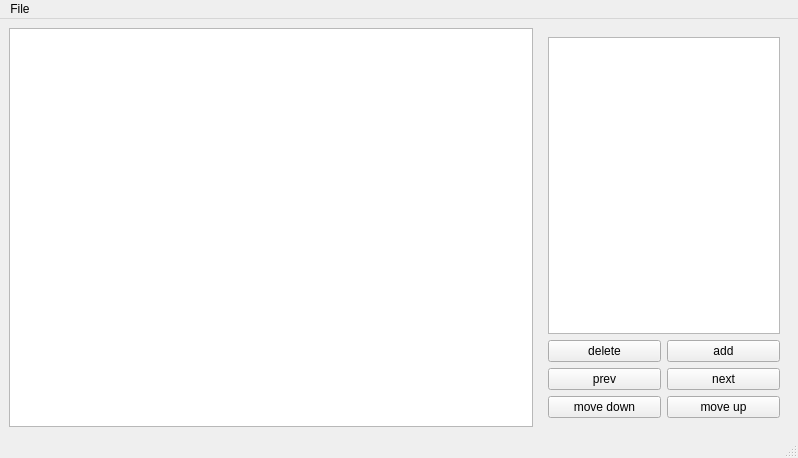
<?xml version="1.0" encoding="UTF-8"?>
<ui version="4.0">
 <class>MainWindow</class>
 <widget class="QMainWindow" name="MainWindow">
  <property name="geometry">
   <rect>
    <x>0</x>
    <y>0</y>
    <width>798</width>
    <height>458</height>
   </rect>
  </property>
  <property name="windowTitle">
   <string>Nightsky</string>
  </property>
  <widget class="QWidget" name="centralwidget">
   <layout class="QHBoxLayout" name="horizontalLayout_2">
    <item>
     <widget class="QGraphicsView" name="starCanvas">
      <property name="backgroundBrush">
       <brush brushstyle="SolidPattern">
        <color alpha="255">
         <red>10</red>
         <green>10</green>
         <blue>10</blue>
        </color>
       </brush>
      </property>
      <property name="foregroundBrush">
       <brush brushstyle="NoBrush">
        <color alpha="255">
         <red>0</red>
         <green>0</green>
         <blue>0</blue>
        </color>
       </brush>
      </property>
      <property name="sceneRect">
       <rectf>
        <x>0.000000000000000</x>
        <y>0.000000000000000</y>
        <width>0.000000000000000</width>
        <height>0.000000000000000</height>
       </rectf>
      </property>
      <property name="alignment">
       <set>Qt::AlignLeading|Qt::AlignLeft|Qt::AlignTop</set>
      </property>
      <property name="viewportUpdateMode">
       <enum>QGraphicsView::MinimalViewportUpdate</enum>
      </property>
     </widget>
    </item>
    <item>
     <widget class="QWidget" name="frameManagerWidget" native="true">
      <property name="maximumSize">
       <size>
        <width>250</width>
        <height>16777215</height>
       </size>
      </property>
      <layout class="QVBoxLayout" name="verticalLayout">
       <item>
        <widget class="QListWidget" name="frameList">
         <property name="dragEnabled">
          <bool>true</bool>
         </property>
        </widget>
       </item>
       <item>
        <layout class="QHBoxLayout" name="line1">
         <item>
          <widget class="QPushButton" name="deleteButton">
           <property name="text">
            <string>delete</string>
           </property>
           <property name="shortcut">
            <string>Del</string>
           </property>
          </widget>
         </item>
         <item>
          <widget class="QPushButton" name="addButton">
           <property name="text">
            <string>add</string>
           </property>
           <property name="shortcut">
            <string>Ctrl++</string>
           </property>
          </widget>
         </item>
        </layout>
       </item>
       <item>
        <layout class="QHBoxLayout" name="line2">
         <item>
          <widget class="QPushButton" name="prevButton">
           <property name="text">
            <string>prev</string>
           </property>
           <property name="shortcut">
            <string>Up</string>
           </property>
          </widget>
         </item>
         <item>
          <widget class="QPushButton" name="nextButton">
           <property name="text">
            <string>next</string>
           </property>
           <property name="shortcut">
            <string>Down</string>
           </property>
          </widget>
         </item>
        </layout>
       </item>
       <item>
        <layout class="QHBoxLayout" name="line3">
         <item>
          <widget class="QPushButton" name="moveDownButton">
           <property name="text">
            <string>move down</string>
           </property>
           <property name="shortcut">
            <string>Ctrl+Up</string>
           </property>
          </widget>
         </item>
         <item>
          <widget class="QPushButton" name="upButton">
           <property name="text">
            <string>move up</string>
           </property>
           <property name="shortcut">
            <string>Ctrl+Down</string>
           </property>
          </widget>
         </item>
        </layout>
       </item>
      </layout>
     </widget>
    </item>
   </layout>
  </widget>
  <widget class="QMenuBar" name="menubar">
   <property name="geometry">
    <rect>
     <x>0</x>
     <y>0</y>
     <width>798</width>
     <height>19</height>
    </rect>
   </property>
   <widget class="QMenu" name="menuHallo">
    <property name="title">
     <string>File</string>
    </property>
    <addaction name="actionOpen"/>
    <addaction name="actionSave"/>
    <addaction name="actionSave_as"/>
    <addaction name="separator"/>
    <addaction name="actionClose"/>
   </widget>
   <addaction name="menuHallo"/>
  </widget>
  <widget class="QStatusBar" name="statusbar"/>
  <action name="actionOpen">
   <property name="text">
    <string>Open</string>
   </property>
   <property name="toolTip">
    <string>Open</string>
   </property>
   <property name="shortcut">
    <string>Ctrl+O</string>
   </property>
  </action>
  <action name="actionSave">
   <property name="text">
    <string>Save</string>
   </property>
   <property name="toolTip">
    <string>Save</string>
   </property>
   <property name="shortcut">
    <string>Ctrl+S</string>
   </property>
  </action>
  <action name="actionSave_as">
   <property name="text">
    <string>Save as</string>
   </property>
   <property name="toolTip">
    <string>Save as</string>
   </property>
   <property name="shortcut">
    <string>Ctrl+Shift+S</string>
   </property>
  </action>
  <action name="actionClose">
   <property name="text">
    <string>Close</string>
   </property>
  </action>
 </widget>
 <resources/>
 <connections/>
</ui>
